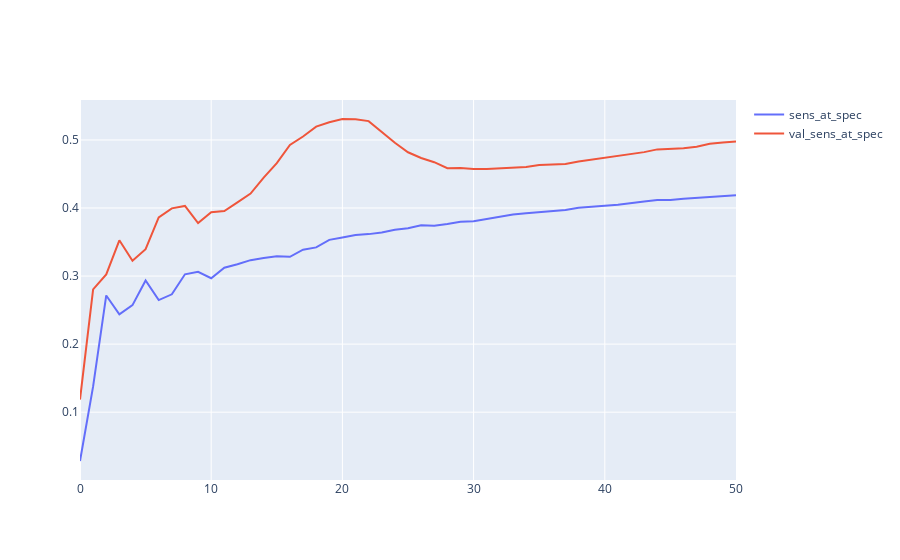
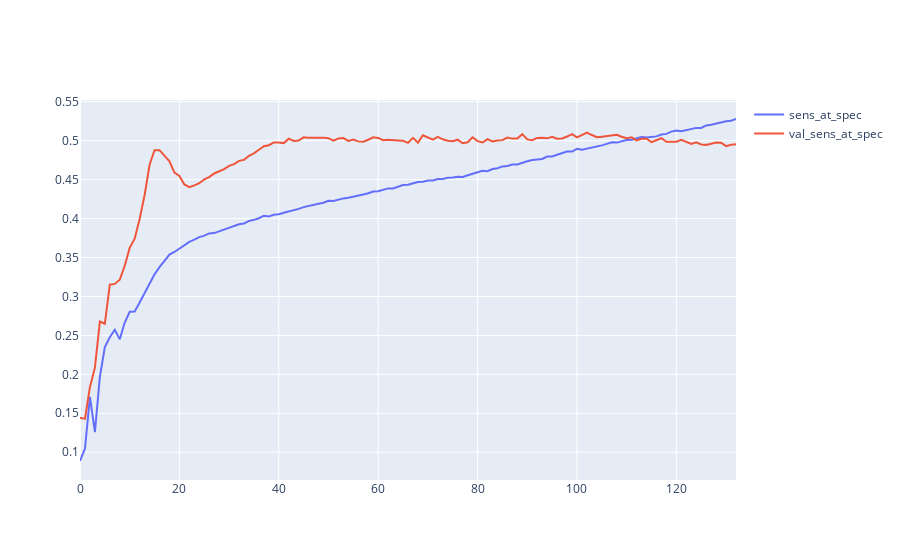
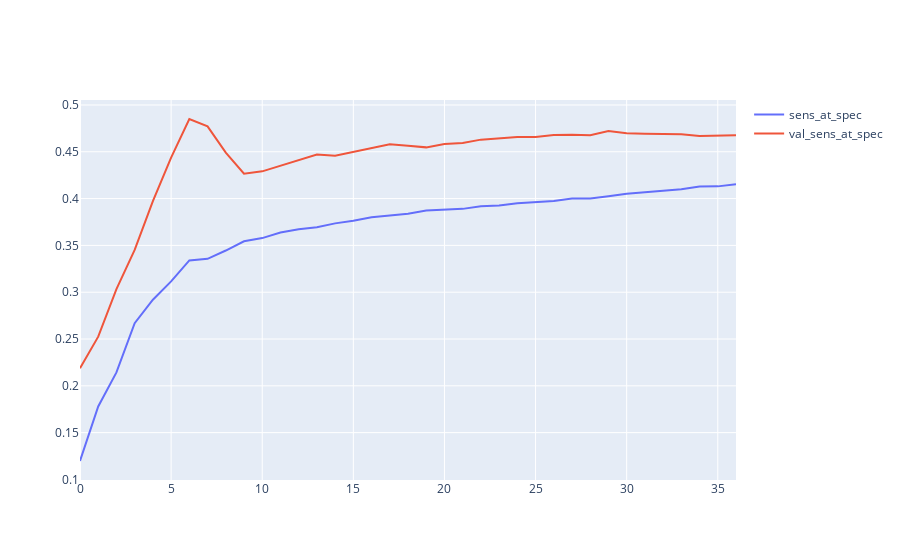
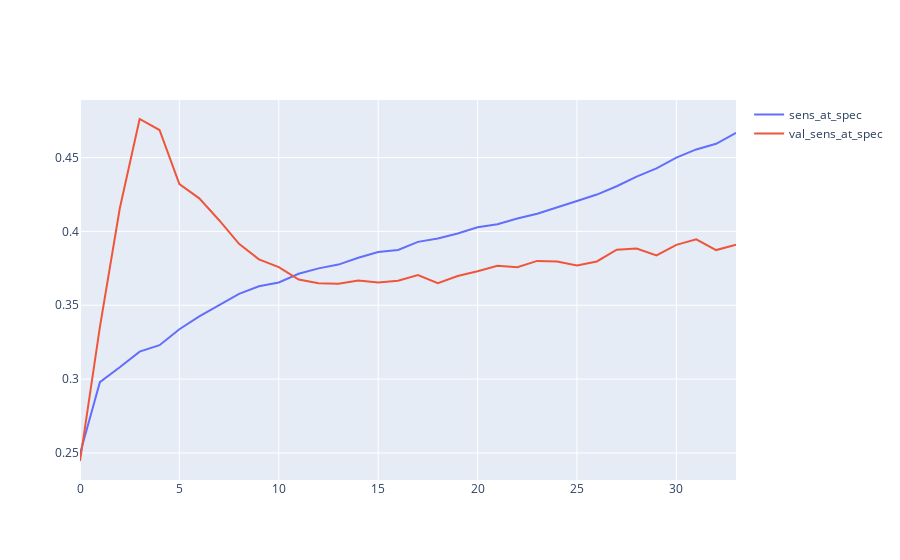

Here is the notebook cell these charts were saved with, in order:
### Code cell
import importlib

importlib.reload(model_design)

max_val_PR = 0.6

for time_step in TIME_FRAME_LIST:
    df_tensor = dataframe_to_tensor(df_result, time_step)
    x_train, y_train, x_test, y_test = get_train_test_sets(df_tensor, TRAIN_FRACTION)
    
    df_tensor.shape

    print(x_train.shape)
    print(y_train.shape)
    print(x_test.shape)
    print(y_test.shape)
    model, history = model_design.model_design(EPOCHS,  x_train, y_train, x_test, y_test, class_weights_dict)

    plot_model_history(history.history)

    val_PR = round(max(history.history['val_sens_at_spec']),3)
    
    x = datetime.datetime.now()
    
    model_name = "models/" + x.strftime("%Y-%m-%d %H-%M-%S") +" val_sens_at_spec " + str(val_PR) + " time frame " + str(time_step) + ".hd5"

    if val_PR > max_val_PR:
        max_val_PR = val_PR
        model.save(model_name,  save_format = 'h5')
    
    print(model_name)
    print(val_PR)
    print(150 * "-")

### Figure 1 — Plotly figure (JSON) as saved in the notebook; plotly's stock layout.template omitted (floating-point values rounded to 4 significant figures)
{"data": [{"mode": "lines", "name": "sens_at_spec", "type": "scatter", "y": [0.02828, 0.1378, 0.2715, 0.2438, 0.2573, 0.2936, 0.2647, 0.2732, 0.3026, 0.3062, 0.2968, 0.3123, 0.3174, 0.3234, 0.3267, 0.3291, 0.3283, 0.3388, 0.3421, 0.3532, 0.3566, 0.3602, 0.3616, 0.364, 0.3681, 0.3703, 0.3746, 0.374, 0.3765, 0.3798, 0.3807, 0.3843, 0.3875, 0.3905, 0.3924, 0.3941, 0.396, 0.397, 0.4005, 0.4014, 0.4034, 0.4046, 0.4074, 0.4096, 0.4116, 0.4117, 0.4135, 0.4146, 0.4161, 0.418, 0.4188]}, {"mode": "lines", "name": "val_sens_at_spec", "type": "scatter", "y": [0.1186, 0.2805, 0.3023, 0.3525, 0.3225, 0.3395, 0.3862, 0.3994, 0.403, 0.3779, 0.3938, 0.3955, 0.4082, 0.4211, 0.4446, 0.4659, 0.4925, 0.5051, 0.5195, 0.5259, 0.5308, 0.5303, 0.5277, 0.5114, 0.4958, 0.4819, 0.4735, 0.4673, 0.4584, 0.4587, 0.4573, 0.4574, 0.4583, 0.4599, 0.4603, 0.463, 0.464, 0.4645, 0.4682, 0.4708, 0.4733, 0.4764, 0.4793, 0.4821, 0.4861, 0.4869, 0.4878, 0.4901, 0.4944, 0.4961, 0.4976]}], "layout": {}}

### Figure 2 — Plotly figure (JSON) as saved in the notebook; plotly's stock layout.template omitted (floating-point values rounded to 4 significant figures; data arrays with more than 128 entries replaced by an {"elided": "..."} marker saying what was removed)
{"data": [{"mode": "lines", "name": "sens_at_spec", "type": "scatter", "y": {"elided": "133 float values"}}, {"mode": "lines", "name": "val_sens_at_spec", "type": "scatter", "y": {"elided": "133 float values"}}], "layout": {}}

### Figure 3 — Plotly figure (JSON) as saved in the notebook; plotly's stock layout.template omitted (floating-point values rounded to 4 significant figures)
{"data": [{"mode": "lines", "name": "sens_at_spec", "type": "scatter", "y": [0.1197, 0.1779, 0.2143, 0.267, 0.292, 0.3116, 0.334, 0.3356, 0.3445, 0.3544, 0.3578, 0.3638, 0.3672, 0.3694, 0.3735, 0.3762, 0.3801, 0.382, 0.3839, 0.3873, 0.3878, 0.389, 0.3917, 0.3925, 0.3949, 0.3961, 0.3976, 0.4002, 0.4002, 0.4025, 0.4052, 0.4067, 0.4081, 0.4099, 0.4129, 0.4131, 0.4154]}, {"mode": "lines", "name": "val_sens_at_spec", "type": "scatter", "y": [0.2187, 0.2526, 0.3034, 0.3452, 0.3972, 0.4438, 0.485, 0.4772, 0.4492, 0.4266, 0.4291, 0.4352, 0.4411, 0.447, 0.4459, 0.4501, 0.4544, 0.4579, 0.4565, 0.4547, 0.4583, 0.4593, 0.463, 0.464, 0.4657, 0.4658, 0.4678, 0.4681, 0.4677, 0.4722, 0.4698, 0.4693, 0.4691, 0.4686, 0.4669, 0.4669, 0.4677]}], "layout": {}}

### Figure 4 — Plotly figure (JSON) as saved in the notebook; plotly's stock layout.template omitted (floating-point values rounded to 4 significant figures)
{"data": [{"mode": "lines", "name": "sens_at_spec", "type": "scatter", "y": [0.2496, 0.2979, 0.308, 0.3186, 0.323, 0.3338, 0.3424, 0.3501, 0.3578, 0.3629, 0.3654, 0.3713, 0.375, 0.3775, 0.3822, 0.3861, 0.3874, 0.3929, 0.3952, 0.3986, 0.4028, 0.4049, 0.4087, 0.412, 0.4161, 0.4206, 0.425, 0.4306, 0.4371, 0.4427, 0.4499, 0.4555, 0.4593, 0.4667]}, {"mode": "lines", "name": "val_sens_at_spec", "type": "scatter", "y": [0.2445, 0.3352, 0.4155, 0.4761, 0.4687, 0.432, 0.4224, 0.4076, 0.3916, 0.3811, 0.3758, 0.3674, 0.365, 0.3646, 0.3668, 0.3654, 0.3666, 0.3704, 0.3649, 0.3698, 0.373, 0.3767, 0.3758, 0.38, 0.3797, 0.3769, 0.3797, 0.3876, 0.3884, 0.3837, 0.3909, 0.3946, 0.3874, 0.3909]}], "layout": {}}
